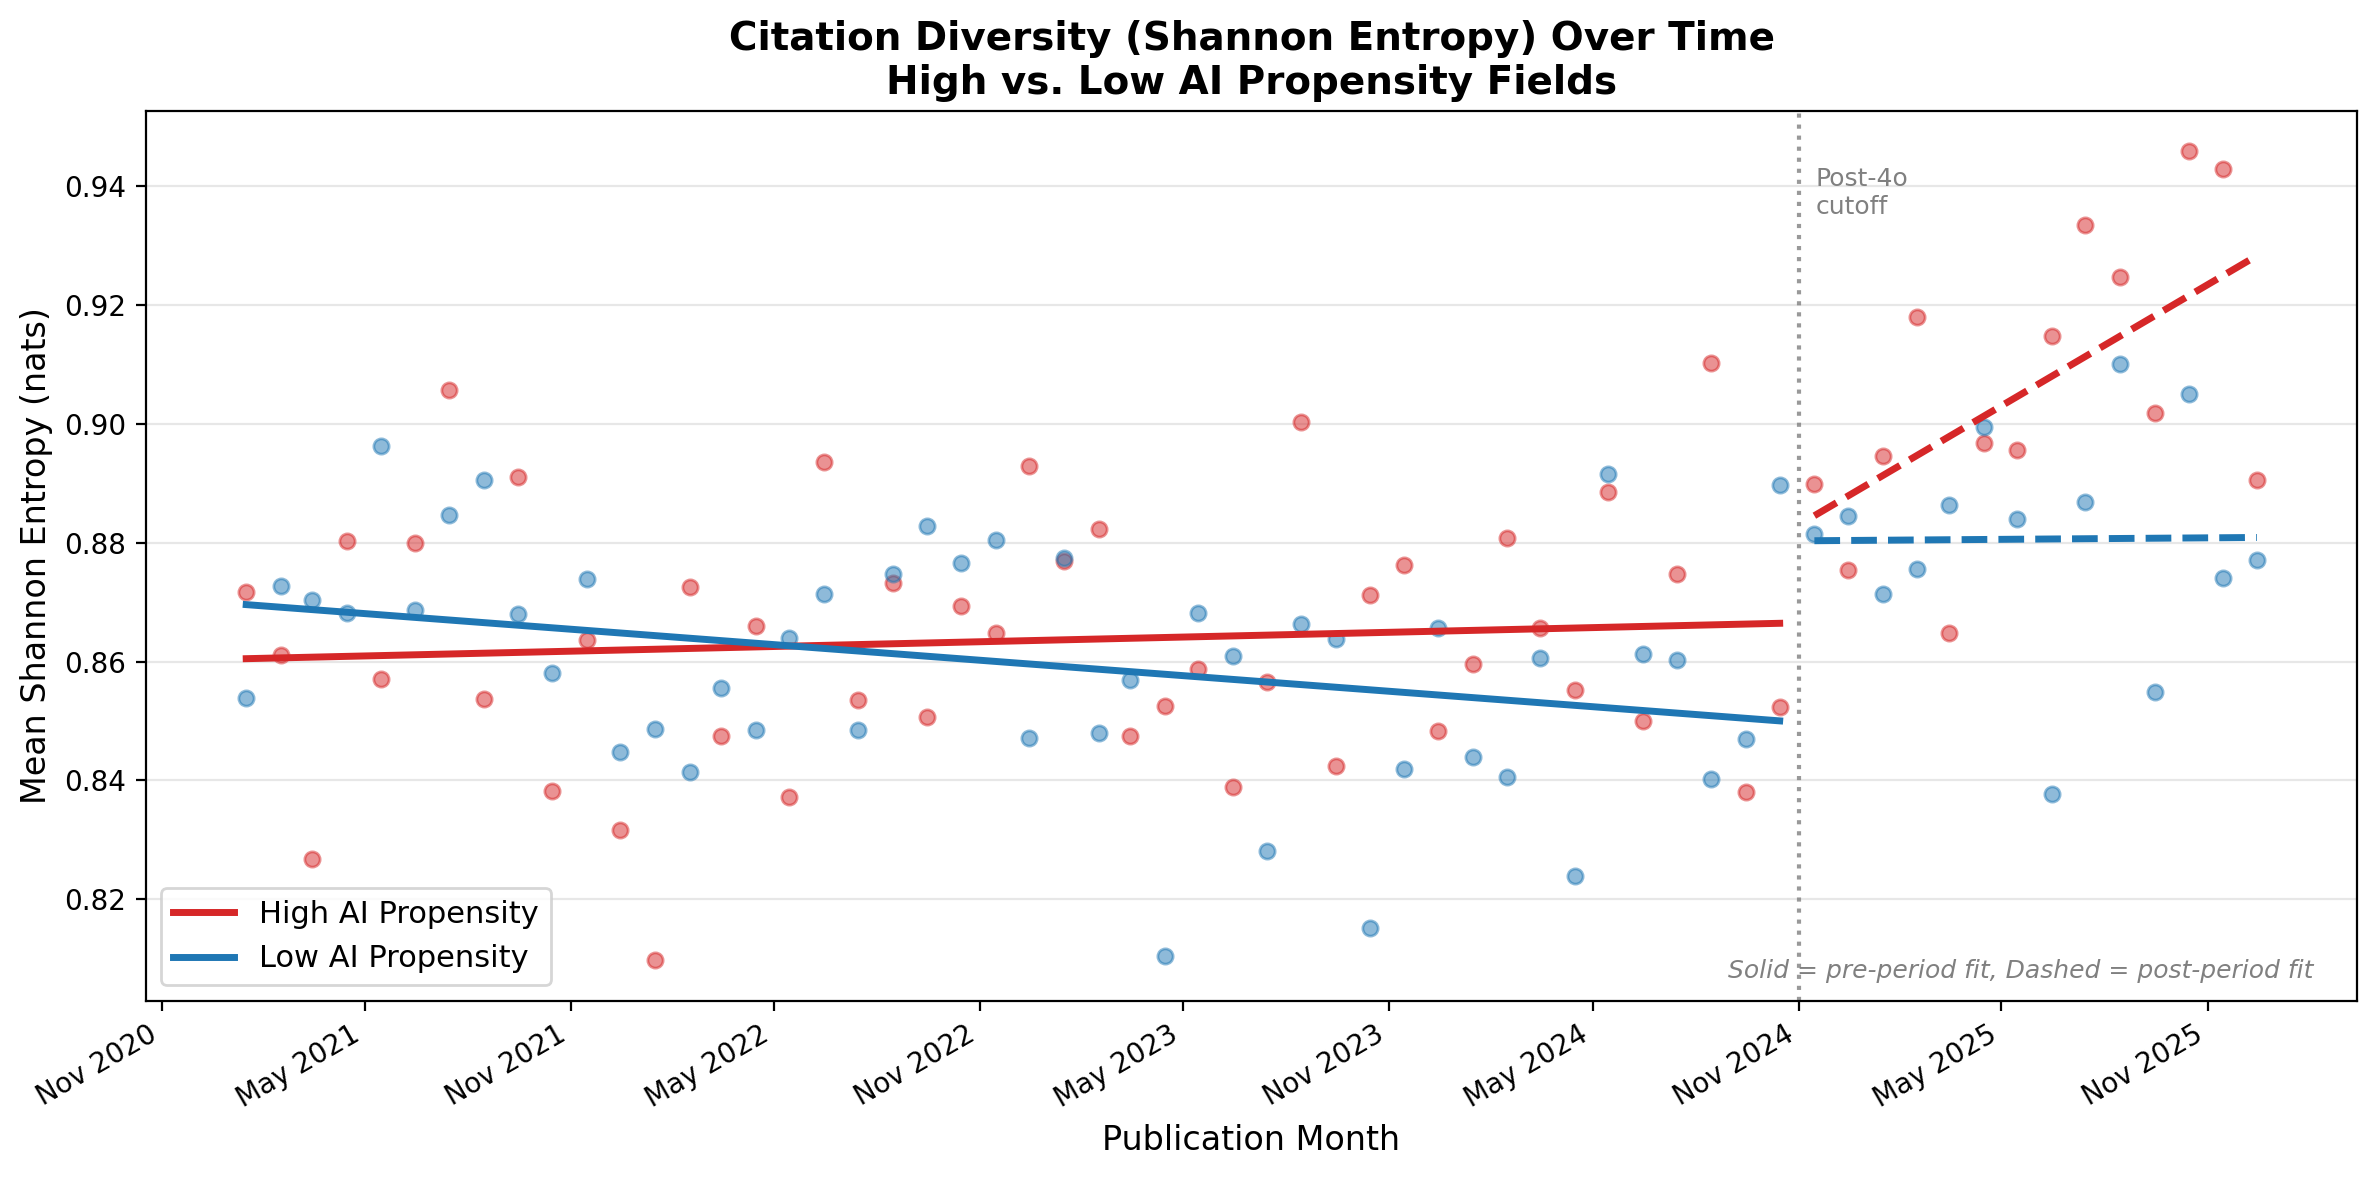

The script that saved this image:
"""
Figure: Shannon Entropy over time — High vs Low AI Propensity fields.
Median split on propensity_ratio. Fitted lines pre- and post-4o on each group.
"""

import pandas as pd
import numpy as np
import matplotlib
matplotlib.use("Agg")
import matplotlib.pyplot as plt
import matplotlib.dates as mdates
import os, sys

sys.path.insert(0, os.path.join(os.path.dirname(__file__), "..", "scripts"))
from config import DATA_DIR, OUTPUT_DIR, POST_4O_DATE

# ── Load data ────────────────────────────────────────────────────────────
df = pd.read_csv(os.path.join(DATA_DIR, "analysis_dataset.csv"))

# Median split on propensity
prop = df.groupby("field")["propensity_ratio"].first()
median_prop = prop.median()
high_fields = prop[prop >= median_prop].index.tolist()
low_fields = prop[prop < median_prop].index.tolist()

df["propensity_group"] = df["field"].apply(
    lambda f: "High AI Propensity" if f in high_fields else "Low AI Propensity"
)

# Monthly means
monthly = (
    df.groupby(["year_month", "propensity_group"])["surprise_entropy"]
    .mean()
    .reset_index()
)
monthly["date"] = pd.to_datetime(monthly["year_month"] + "-15")
monthly = monthly.sort_values("date")

cutoff = pd.to_datetime(POST_4O_DATE)

# ── Plot ─────────────────────────────────────────────────────────────────
fig, ax = plt.subplots(figsize=(12, 6))

colors = {"High AI Propensity": "#d62728", "Low AI Propensity": "#1f77b4"}

for group in ["High AI Propensity", "Low AI Propensity"]:
    gdf = monthly[monthly["propensity_group"] == group].copy()
    color = colors[group]

    # Scatter points
    ax.scatter(gdf["date"], gdf["surprise_entropy"], color=color, alpha=0.5, s=30, zorder=3)

    # Fit lines: pre and post
    for period_label, mask in [("pre", gdf["date"] < cutoff), ("post", gdf["date"] >= cutoff)]:
        sub = gdf[mask]
        if len(sub) < 2:
            continue
        x_num = (sub["date"] - sub["date"].min()).dt.days.values.astype(float)
        y_vals = sub["surprise_entropy"].values
        # Linear fit
        coeffs = np.polyfit(x_num, y_vals, 1)
        x_fit = np.linspace(x_num.min(), x_num.max(), 100)
        y_fit = np.polyval(coeffs, x_fit)
        dates_fit = sub["date"].min() + pd.to_timedelta(x_fit, unit="D")

        linestyle = "-" if period_label == "pre" else "--"
        label = f"{group}" if period_label == "pre" else None
        ax.plot(dates_fit, y_fit, color=color, linewidth=2.5, linestyle=linestyle,
                label=label, zorder=4)

# Vertical cutoff line
ax.axvline(cutoff, color="gray", linestyle=":", linewidth=1.5, alpha=0.8)
ax.text(cutoff + pd.Timedelta(days=15), ax.get_ylim()[1] * 0.99, "Post-4o\ncutoff",
        fontsize=9, color="gray", va="top", ha="left")

# Formatting
ax.set_xlabel("Publication Month", fontsize=12)
ax.set_ylabel("Mean Shannon Entropy (nats)", fontsize=12)
ax.set_title("Citation Diversity (Shannon Entropy) Over Time\nHigh vs. Low AI Propensity Fields",
             fontsize=14, fontweight="bold")
ax.legend(fontsize=11, loc="lower left")
ax.xaxis.set_major_locator(mdates.MonthLocator(interval=6))
ax.xaxis.set_major_formatter(mdates.DateFormatter("%b %Y"))
plt.xticks(rotation=30, ha="right")
ax.grid(axis="y", alpha=0.3)

# Add note about line styles
ax.text(0.98, 0.02, "Solid = pre-period fit, Dashed = post-period fit",
        transform=ax.transAxes, fontsize=9, ha="right", va="bottom",
        color="gray", style="italic")

plt.tight_layout()

out_path = os.path.join(OUTPUT_DIR, "fig_entropy_by_propensity.png")
plt.savefig(out_path, dpi=200, bbox_inches="tight")
print(f"Saved: {out_path}")

# Also print the group compositions
print(f"\nHigh propensity fields (>= {median_prop:.4f}):")
for f in sorted(high_fields):
    print(f"  {f}: {prop[f]:.4f}")
print(f"\nLow propensity fields (< {median_prop:.4f}):")
for f in sorted(low_fields):
    print(f"  {f}: {prop[f]:.4f}")
